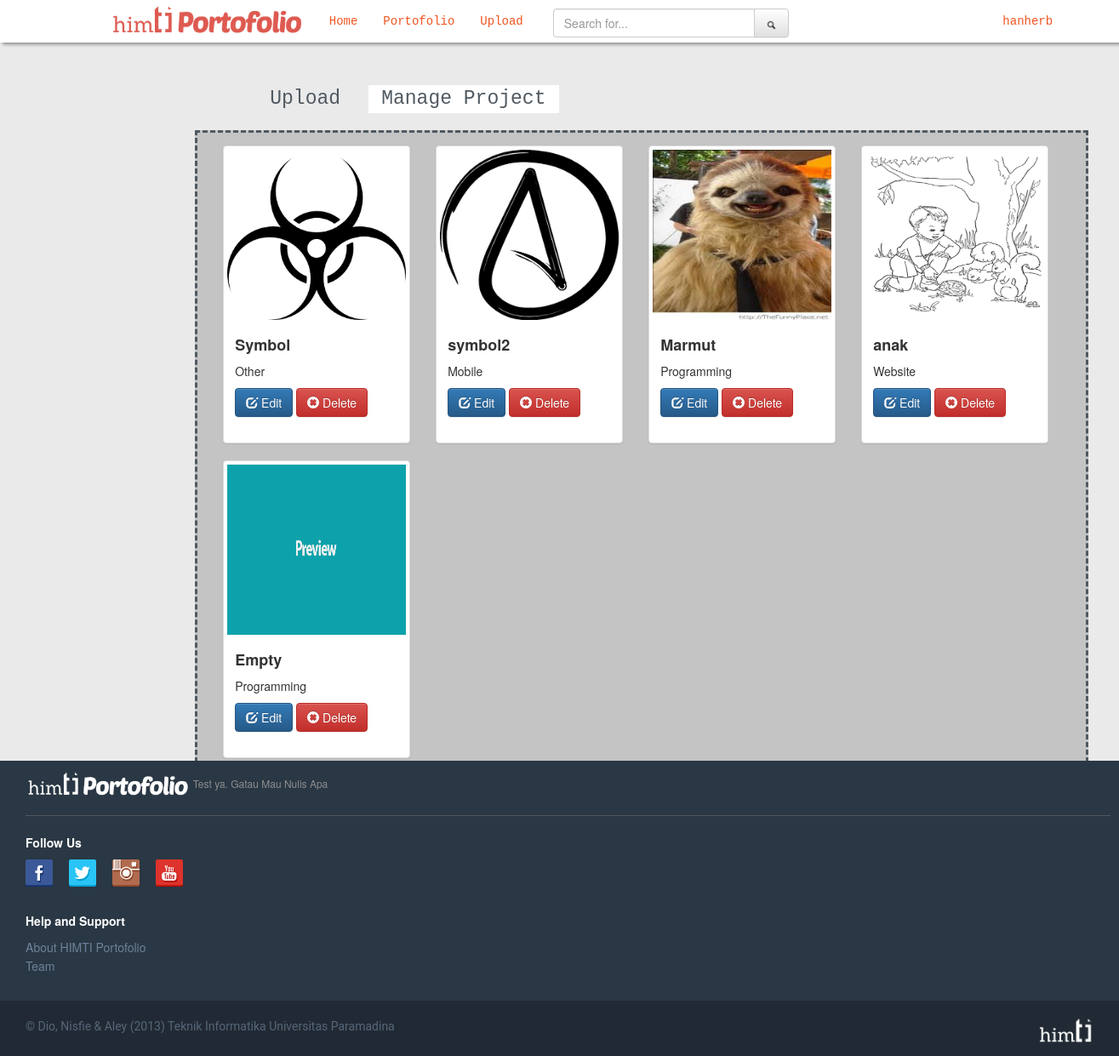
Page /manage-project.php (signed in) on the committed database.
### tables this page shows
CREATE TABLE IF NOT EXISTS `upload` (
`id_upload` int(11) NOT NULL,
  `title` varchar(20) NOT NULL,
  `description` text NOT NULL,
  `created_by` varchar(20) NOT NULL,
  `category` varchar(20) NOT NULL,
  `link` text NOT NULL,
  `preview` text NOT NULL,
  `preview2` text NOT NULL,
  `preview3` text NOT NULL
);

### manage-project.php (the view, shortened to what this page needs)
<!DOCTYPE html>
<html>
<head>
  <?php include 'source.php' ?>
</head>
<body>
  <?php include "nav.php"; ?>
  <div class="container-fluid col-md-12" style=" max-height: 100%;">
    <div class="container-fluid col-md-offset-2 col-md-9" style="margin-top: 100px;" >
      <ul class=" upload-upload ">
        <li><a class="col-md-2 text-center" href="upload-upload.php">Upload</a></li>
        <li><a class="col-md-3 text-center manage-activated"href="manage-project.php">Manage Project</a><li>
      </ul>
    </div>
    <?php
      $sql = "SELECT * FROM upload WHERE created_by = '".$_SESSION['nama']."'";
      $result = mysql_query($sql);
    ?>
     <div class="col-md-offset-2 manage-project-content col-md-10" style="height: 100%;">
      <?php
         while ($row = mysql_fetch_array($result)) {
           echo '<div class="col-md-3 project-thumbnail" >
            <div class="thumbnail col-md-12">
              <img data-src="holder.js/100%x200" alt="100%x200" src="'.$row["preview"].'" data-holder-rendered="true" style="height: 200px; width: 100%; display: block;">
              <div class="caption">
                <h4><strong>'.$row["title"].'</strong></h4>
                <p>'.ucfirst($row["category"]).'</p>
                <p>
                <a href="#" class="btn btn-primary" role="button"><span class="glyphicon glyphicon-edit"></span> Edit</a>
                <a href="#" class="btn btn-danger" role="button"><span class="glyphicon glyphicon-remove-sign"></span> Delete</a>
                </p>
              </div>
            </div>
          </div>';
        }
      ?>
    </div>
  </div>
 <?php include "footer.php"; ?>
</body>
</html>

### css/style.css (style rules this page uses)
body { background-color: #fff; margin: 0; padding: 0; }
.manage-project-content { top: 20px; border-style: dashed; border-width: 3px; border-color: #505961; width: 1050px; padding-top: 15px; background-color: #c4c4c4; }
.thumbnail { height: 350px; background-color: #FFFFFF; }
.project-thumbnail { width: 250px; }
.upload-upload { display: block }
.upload-upload li { display: block; }
.upload-upload li a { display: block; color: #505961; font-family: Rockwell, 'Courier Bold', Courier, Georgia, Times, 'Times New Roman', serif; font-size: 23px; text-decoration: none; }
.manage-activated { background-color: #fff; }

### manage-project.php (style rules this page uses)
body { background-color: #EAEAEA; }

### rows in the picture
upload: preview (picture), title "Symbol", category "Other"
upload: preview (picture), title "symbol2", category "Mobile"
upload: preview (picture), title "Marmut", category "Programming"
upload: preview (picture), title "anak", category "Website"
upload: preview (picture), title "Empty", category "Programming"

### other values in the picture
$user "hanherb"
